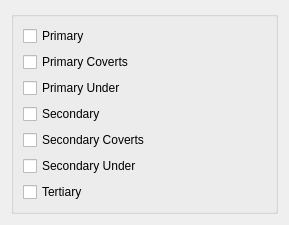
<?xml version="1.0" encoding="UTF-8"?>
<ui version="4.0">
 <class>Form</class>
 <widget class="QWidget" name="Form">
  <property name="geometry">
   <rect>
    <x>0</x>
    <y>0</y>
    <width>289</width>
    <height>192</height>
   </rect>
  </property>
  <property name="windowTitle">
   <string>Form</string>
  </property>
  <layout class="QVBoxLayout" name="verticalLayout_2">
   <item>
    <widget class="QGroupBox" name="groupBox">
     <property name="title">
      <string/>
     </property>
     <layout class="QVBoxLayout" name="verticalLayout">
      <item>
       <widget class="QCheckBox" name="primary_checkBox">
        <property name="text">
         <string>Primary</string>
        </property>
       </widget>
      </item>
      <item>
       <widget class="QCheckBox" name="primary_coverts_checkBox">
        <property name="text">
         <string>Primary Coverts</string>
        </property>
       </widget>
      </item>
      <item>
       <widget class="QCheckBox" name="primary_under_checkBox">
        <property name="text">
         <string>Primary Under</string>
        </property>
       </widget>
      </item>
      <item>
       <widget class="QCheckBox" name="secondary_checkBox">
        <property name="text">
         <string>Secondary</string>
        </property>
       </widget>
      </item>
      <item>
       <widget class="QCheckBox" name="secondary_coverts_checkBox">
        <property name="text">
         <string>Secondary Coverts</string>
        </property>
       </widget>
      </item>
      <item>
       <widget class="QCheckBox" name="secondary_under_checkBox">
        <property name="text">
         <string>Secondary Under</string>
        </property>
       </widget>
      </item>
      <item>
       <widget class="QCheckBox" name="tertiary_checkBox">
        <property name="text">
         <string>Tertiary</string>
        </property>
       </widget>
      </item>
     </layout>
    </widget>
   </item>
   <item>
    <spacer name="verticalSpacer">
     <property name="orientation">
      <enum>Qt::Vertical</enum>
     </property>
     <property name="sizeHint" stdset="0">
      <size>
       <width>20</width>
       <height>40</height>
      </size>
     </property>
    </spacer>
   </item>
  </layout>
 </widget>
 <resources/>
 <connections/>
</ui>
